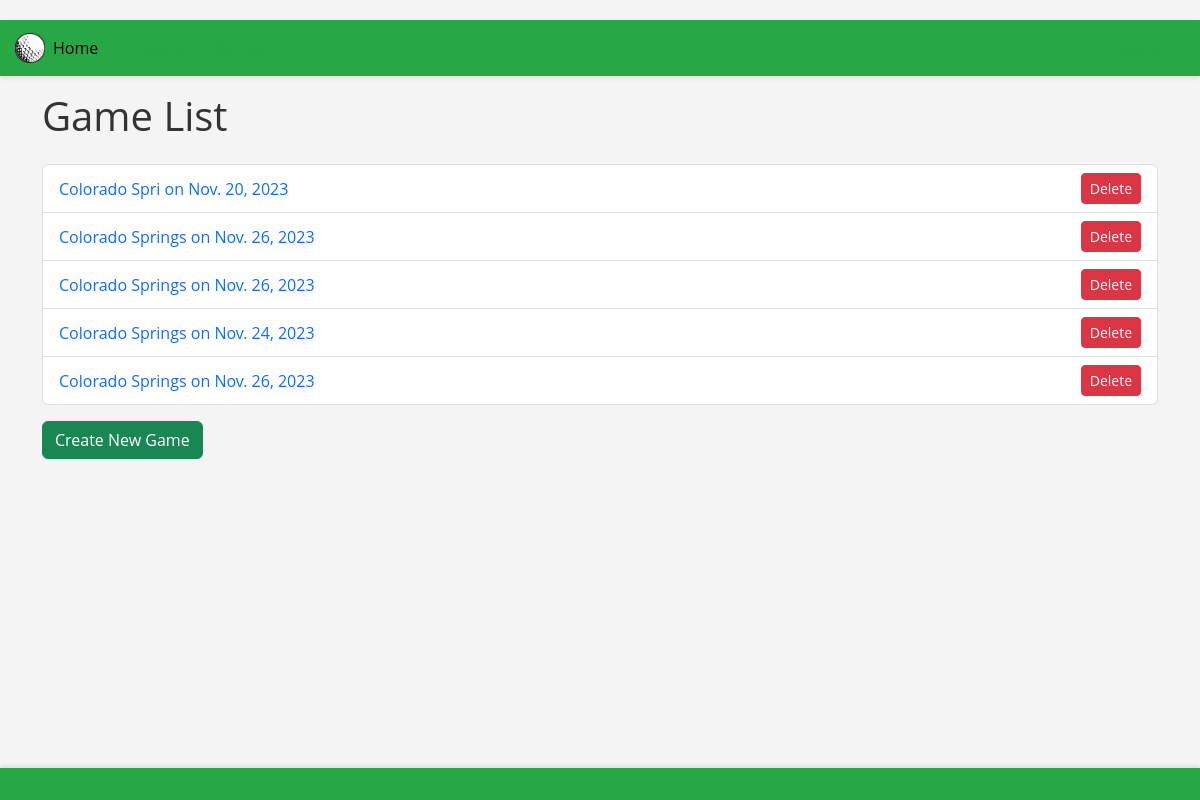
Page /games/ (signed in) on the committed database.
### golf_app/models.py (models this page shows, shortened)
class Game(models.Model):
    date = models.DateField()
    course_name = models.CharField(max_length=200)
    players = models.ManyToManyField('Player', through='PlayerGameScore', related_name='games')

### golf_app/views.py (the view)
# urls.py: path('games/', views.GameListView.as_view(), name='game-list'),
class GameListView(generic.ListView):
    model = Game
    context_object_name = 'game_list'
    template_name = 'game_list.html'

### golf_app/templates/golf_app/game_list.html
{% extends 'golf_app/base_template.html' %}
{% block content %}
<div class="container mt-3">
    <h1 class="mb-4">Game List</h1>
    <ul class="list-group">
        {% for game in game_list %}
            <li class="list-group-item">
                <div class="d-flex justify-content-between align-items-center">
                    <span>
                        <a href="{% url 'game-detail' game.id %}" class="text-decoration-none">{{ game.course_name }} on {{ game.date }}</a>
                    </span>
                    {% if user.is_authenticated %}
                        <a href="{% url 'game-delete' game.id %}" class="btn btn-danger btn-sm" onclick="return confirm('Are you sure you want to delete this game?');">Delete</a>
                    {% endif %}
                </div>
            </li>
        {% empty %}
            <li class="list-group-item">No games available.</li>
        {% endfor %}
    </ul>
    {% if user.is_authenticated %}
        <div class="text-right mt-3">
            <a class="btn btn-success" href="{% url 'new-game' %}">Create New Game</a>
        </div>
    {% endif %}
</div>
{% endblock %}

### golf_app/templates/golf_app/base_template.html (style rules this page uses)
body { font-family: 'Open Sans', sans-serif; background-color: #f4f4f4; color: #333; padding-top: 20px; }

### rows in the picture
Game: course_name "Colorado Spri", date "Nov. 20, 2023"
Game: course_name "Colorado Springs", date "Nov. 26, 2023"
Game: course_name "Colorado Springs", date "Nov. 26, 2023"
Game: course_name "Colorado Springs", date "Nov. 24, 2023"
Game: course_name "Colorado Springs", date "Nov. 26, 2023"
